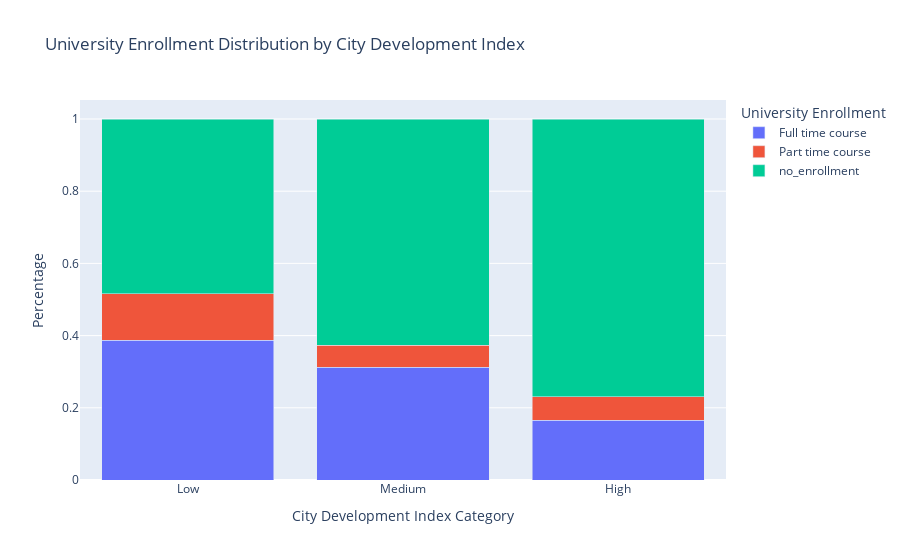

The code cell stored with this chart in its notebook:
### Markdown cell above
### Question3: How does the city development index affect the distribution of university enrollment?

### Code cell
bins = [0, 0.5, 0.7, 1]
labels = ['Low', 'Medium', 'High']
df['development_index_category'] = pd.cut(df['city_development_index'], bins=bins, labels=labels)

enrollment_distribution = df.groupby('development_index_category')['enrolled_university'].value_counts(normalize=True).unstack().fillna(0).reset_index()

enrollment_distribution_melted = enrollment_distribution.melt(id_vars='development_index_category', var_name='enrolled_university', value_name='percentage')
fig = px.bar(enrollment_distribution_melted, 
             x='development_index_category', 
             y='percentage', 
             color='enrolled_university', 
             title='University Enrollment Distribution by City Development Index',
             labels={'development_index_category': 'City Development Index Category', 'percentage': 'Percentage'},
             barmode='stack')

fig.update_layout(xaxis_title='City Development Index Category', yaxis_title='Percentage', legend_title='University Enrollment')
fig.show()

### Figure 1 — Plotly figure (JSON) as saved in the notebook; plotly's stock layout.template omitted (floating-point values rounded to 4 significant figures)
{"data": [{"alignmentgroup": "True", "hovertemplate": "enrolled_university=Full time course<br>City Development Index Category=%{x}<br>Percentage=%{y}<extra></extra>", "legendgroup": "Full time course", "marker": {"color": "#636efa", "pattern": {"shape": ""}}, "name": "Full time course", "offsetgroup": "Full time course", "orientation": "v", "showlegend": true, "textposition": "auto", "type": "bar", "x": ["Low", "Medium", "High"], "xaxis": "x", "y": [0.3871, 0.3129, 0.166], "yaxis": "y"}, {"alignmentgroup": "True", "hovertemplate": "enrolled_university=Part time course<br>City Development Index Category=%{x}<br>Percentage=%{y}<extra></extra>", "legendgroup": "Part time course", "marker": {"color": "#EF553B", "pattern": {"shape": ""}}, "name": "Part time course", "offsetgroup": "Part time course", "orientation": "v", "showlegend": true, "textposition": "auto", "type": "bar", "x": ["Low", "Medium", "High"], "xaxis": "x", "y": [0.129, 0.06072, 0.06514], "yaxis": "y"}, {"alignmentgroup": "True", "hovertemplate": "enrolled_university=no_enrollment<br>City Development Index Category=%{x}<br>Percentage=%{y}<extra></extra>", "legendgroup": "no_enrollment", "marker": {"color": "#00cc96", "pattern": {"shape": ""}}, "name": "no_enrollment", "offsetgroup": "no_enrollment", "orientation": "v", "showlegend": true, "textposition": "auto", "type": "bar", "x": ["Low", "Medium", "High"], "xaxis": "x", "y": [0.4839, 0.6264, 0.7688], "yaxis": "y"}], "layout": {"autosize": true, "barmode": "stack", "legend": {"title": {"text": "University Enrollment"}, "tracegroupgap": 0}, "title": {"text": "University Enrollment Distribution by City Development Index"}, "xaxis": {"anchor": "y", "autorange": true, "domain": [0, 1], "range": [-0.5, 2.5], "title": {"text": "City Development Index Category"}, "type": "category"}, "yaxis": {"anchor": "x", "autorange": true, "domain": [0, 1], "range": [0, 1.053], "title": {"text": "Percentage"}, "type": "linear"}}}
